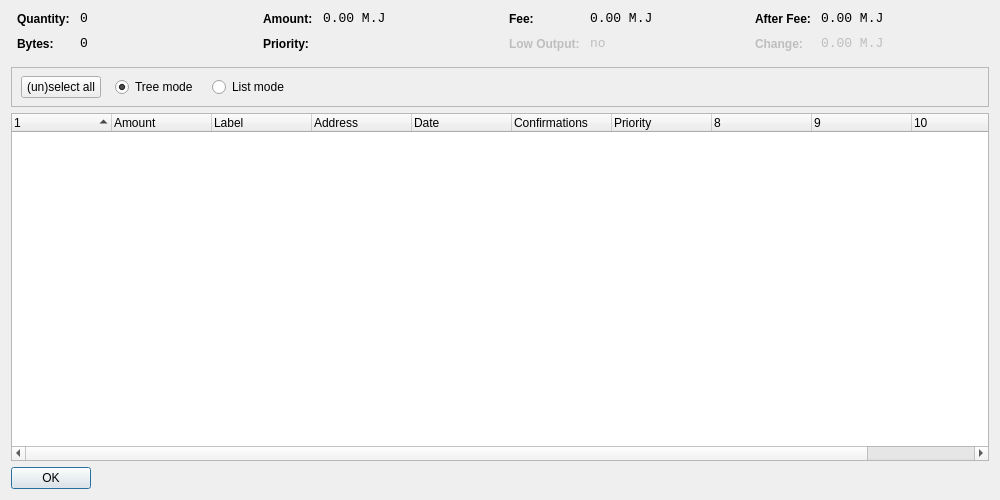
<?xml version="1.0" encoding="UTF-8"?>
<ui version="4.0">
 <class>CoinControlDialog</class>
 <widget class="QDialog" name="CoinControlDialog">
  <property name="geometry">
   <rect>
    <x>0</x>
    <y>0</y>
    <width>1000</width>
    <height>500</height>
   </rect>
  </property>
  <property name="windowTitle">
   <string>Coin Control</string>
  </property>
  <layout class="QVBoxLayout" name="verticalLayout">
   <item>
    <layout class="QHBoxLayout" name="horizontalLayoutTop" stretch="0,0,0,0">
     <property name="topMargin">
      <number>0</number>
     </property>
     <property name="bottomMargin">
      <number>10</number>
     </property>
     <item>
      <layout class="QFormLayout" name="formLayoutCoinControl1">
       <property name="horizontalSpacing">
        <number>10</number>
       </property>
       <property name="verticalSpacing">
        <number>10</number>
       </property>
       <property name="leftMargin">
        <number>6</number>
       </property>
       <property name="rightMargin">
        <number>6</number>
       </property>
       <item row="0" column="0">
        <widget class="QLabel" name="labelCoinControlQuantityText">
         <property name="styleSheet">
          <string notr="true">font-weight:bold;</string>
         </property>
         <property name="text">
          <string>Quantity:</string>
         </property>
        </widget>
       </item>
       <item row="0" column="1">
        <widget class="QLabel" name="labelCoinControlQuantity">
         <property name="font">
          <font>
           <family>Monospace</family>
           <pointsize>10</pointsize>
          </font>
         </property>
         <property name="cursor">
          <cursorShape>IBeamCursor</cursorShape>
         </property>
         <property name="contextMenuPolicy">
          <enum>Qt::ActionsContextMenu</enum>
         </property>
         <property name="text">
          <string notr="true">0</string>
         </property>
         <property name="textInteractionFlags">
          <set>Qt::LinksAccessibleByMouse|Qt::TextSelectableByKeyboard|Qt::TextSelectableByMouse</set>
         </property>
        </widget>
       </item>
       <item row="1" column="0">
        <widget class="QLabel" name="labelCoinControlBytesText">
         <property name="styleSheet">
          <string notr="true">font-weight:bold;</string>
         </property>
         <property name="text">
          <string>Bytes:</string>
         </property>
        </widget>
       </item>
       <item row="1" column="1">
        <widget class="QLabel" name="labelCoinControlBytes">
         <property name="font">
          <font>
           <family>Monospace</family>
           <pointsize>10</pointsize>
          </font>
         </property>
         <property name="cursor">
          <cursorShape>IBeamCursor</cursorShape>
         </property>
         <property name="contextMenuPolicy">
          <enum>Qt::ActionsContextMenu</enum>
         </property>
         <property name="text">
          <string notr="true">0</string>
         </property>
         <property name="textInteractionFlags">
          <set>Qt::LinksAccessibleByMouse|Qt::TextSelectableByKeyboard|Qt::TextSelectableByMouse</set>
         </property>
        </widget>
       </item>
      </layout>
     </item>
     <item>
      <layout class="QFormLayout" name="formLayoutCoinControl2">
       <property name="horizontalSpacing">
        <number>10</number>
       </property>
       <property name="verticalSpacing">
        <number>10</number>
       </property>
       <property name="leftMargin">
        <number>6</number>
       </property>
       <property name="rightMargin">
        <number>6</number>
       </property>
       <item row="0" column="0">
        <widget class="QLabel" name="labelCoinControlAmountText">
         <property name="styleSheet">
          <string notr="true">font-weight:bold;</string>
         </property>
         <property name="text">
          <string>Amount:</string>
         </property>
        </widget>
       </item>
       <item row="0" column="1">
        <widget class="QLabel" name="labelCoinControlAmount">
         <property name="font">
          <font>
           <family>Monospace</family>
           <pointsize>10</pointsize>
          </font>
         </property>
         <property name="cursor">
          <cursorShape>IBeamCursor</cursorShape>
         </property>
         <property name="contextMenuPolicy">
          <enum>Qt::ActionsContextMenu</enum>
         </property>
         <property name="text">
          <string notr="true">0.00 M.J</string>
         </property>
         <property name="textInteractionFlags">
          <set>Qt::LinksAccessibleByMouse|Qt::TextSelectableByKeyboard|Qt::TextSelectableByMouse</set>
         </property>
        </widget>
       </item>
       <item row="1" column="0">
        <widget class="QLabel" name="labelCoinControlPriorityText">
         <property name="styleSheet">
          <string notr="true">font-weight:bold;</string>
         </property>
         <property name="text">
          <string>Priority:</string>
         </property>
        </widget>
       </item>
       <item row="1" column="1">
        <widget class="QLabel" name="labelCoinControlPriority">
         <property name="font">
          <font>
           <family>Monospace</family>
           <pointsize>10</pointsize>
          </font>
         </property>
         <property name="cursor">
          <cursorShape>IBeamCursor</cursorShape>
         </property>
         <property name="contextMenuPolicy">
          <enum>Qt::ActionsContextMenu</enum>
         </property>
         <property name="text">
          <string/>
         </property>
         <property name="textInteractionFlags">
          <set>Qt::LinksAccessibleByMouse|Qt::TextSelectableByKeyboard|Qt::TextSelectableByMouse</set>
         </property>
        </widget>
       </item>
      </layout>
     </item>
     <item>
      <layout class="QFormLayout" name="formLayoutCoinControl3">
       <property name="horizontalSpacing">
        <number>10</number>
       </property>
       <property name="verticalSpacing">
        <number>10</number>
       </property>
       <property name="leftMargin">
        <number>6</number>
       </property>
       <property name="rightMargin">
        <number>6</number>
       </property>
       <item row="0" column="0">
        <widget class="QLabel" name="labelCoinControlFeeText">
         <property name="styleSheet">
          <string notr="true">font-weight:bold;</string>
         </property>
         <property name="text">
          <string>Fee:</string>
         </property>
        </widget>
       </item>
       <item row="0" column="1">
        <widget class="QLabel" name="labelCoinControlFee">
         <property name="font">
          <font>
           <family>Monospace</family>
           <pointsize>10</pointsize>
          </font>
         </property>
         <property name="cursor">
          <cursorShape>IBeamCursor</cursorShape>
         </property>
         <property name="contextMenuPolicy">
          <enum>Qt::ActionsContextMenu</enum>
         </property>
         <property name="text">
          <string notr="true">0.00 M.J</string>
         </property>
         <property name="textInteractionFlags">
          <set>Qt::LinksAccessibleByMouse|Qt::TextSelectableByKeyboard|Qt::TextSelectableByMouse</set>
         </property>
        </widget>
       </item>
       <item row="1" column="0">
        <widget class="QLabel" name="labelCoinControlLowOutputText">
         <property name="enabled">
          <bool>false</bool>
         </property>
         <property name="styleSheet">
          <string notr="true">font-weight:bold;</string>
         </property>
         <property name="text">
          <string>Low Output:</string>
         </property>
        </widget>
       </item>
       <item row="1" column="1">
        <widget class="QLabel" name="labelCoinControlLowOutput">
         <property name="enabled">
          <bool>false</bool>
         </property>
         <property name="font">
          <font>
           <family>Monospace</family>
           <pointsize>10</pointsize>
          </font>
         </property>
         <property name="cursor">
          <cursorShape>IBeamCursor</cursorShape>
         </property>
         <property name="contextMenuPolicy">
          <enum>Qt::ActionsContextMenu</enum>
         </property>
         <property name="text">
          <string notr="true">no</string>
         </property>
         <property name="textInteractionFlags">
          <set>Qt::LinksAccessibleByMouse|Qt::TextSelectableByKeyboard|Qt::TextSelectableByMouse</set>
         </property>
        </widget>
       </item>
      </layout>
     </item>
     <item>
      <layout class="QFormLayout" name="formLayoutCoinControl4">
       <property name="horizontalSpacing">
        <number>10</number>
       </property>
       <property name="verticalSpacing">
        <number>10</number>
       </property>
       <property name="leftMargin">
        <number>6</number>
       </property>
       <property name="rightMargin">
        <number>6</number>
       </property>
       <item row="0" column="0">
        <widget class="QLabel" name="labelCoinControlAfterFeeText">
         <property name="styleSheet">
          <string notr="true">font-weight:bold;</string>
         </property>
         <property name="text">
          <string>After Fee:</string>
         </property>
        </widget>
       </item>
       <item row="0" column="1">
        <widget class="QLabel" name="labelCoinControlAfterFee">
         <property name="font">
          <font>
           <family>Monospace</family>
           <pointsize>10</pointsize>
          </font>
         </property>
         <property name="cursor">
          <cursorShape>IBeamCursor</cursorShape>
         </property>
         <property name="contextMenuPolicy">
          <enum>Qt::ActionsContextMenu</enum>
         </property>
         <property name="text">
          <string notr="true">0.00 M.J</string>
         </property>
         <property name="textInteractionFlags">
          <set>Qt::LinksAccessibleByMouse|Qt::TextSelectableByKeyboard|Qt::TextSelectableByMouse</set>
         </property>
        </widget>
       </item>
       <item row="1" column="0">
        <widget class="QLabel" name="labelCoinControlChangeText">
         <property name="enabled">
          <bool>false</bool>
         </property>
         <property name="styleSheet">
          <string notr="true">font-weight:bold;</string>
         </property>
         <property name="text">
          <string>Change:</string>
         </property>
        </widget>
       </item>
       <item row="1" column="1">
        <widget class="QLabel" name="labelCoinControlChange">
         <property name="enabled">
          <bool>false</bool>
         </property>
         <property name="font">
          <font>
           <family>Monospace</family>
           <pointsize>10</pointsize>
          </font>
         </property>
         <property name="cursor">
          <cursorShape>IBeamCursor</cursorShape>
         </property>
         <property name="contextMenuPolicy">
          <enum>Qt::ActionsContextMenu</enum>
         </property>
         <property name="text">
          <string notr="true">0.00 M.J</string>
         </property>
         <property name="textInteractionFlags">
          <set>Qt::LinksAccessibleByMouse|Qt::TextSelectableByKeyboard|Qt::TextSelectableByMouse</set>
         </property>
        </widget>
       </item>
      </layout>
     </item>
    </layout>
   </item>
   <item>
    <widget class="QFrame" name="frame">
     <property name="minimumSize">
      <size>
       <width>0</width>
       <height>40</height>
      </size>
     </property>
     <property name="frameShape">
      <enum>QFrame::StyledPanel</enum>
     </property>
     <property name="frameShadow">
      <enum>QFrame::Sunken</enum>
     </property>
     <widget class="QWidget" name="horizontalLayoutWidget">
      <property name="geometry">
       <rect>
        <x>10</x>
        <y>0</y>
        <width>781</width>
        <height>41</height>
       </rect>
      </property>
      <layout class="QHBoxLayout" name="horizontalLayoutPanel" stretch="0,0,0,0,0">
       <property name="spacing">
        <number>14</number>
       </property>
       <item>
        <widget class="QPushButton" name="pushButtonSelectAll">
         <property name="sizePolicy">
          <sizepolicy hsizetype="Maximum" vsizetype="Fixed">
           <horstretch>0</horstretch>
           <verstretch>0</verstretch>
          </sizepolicy>
         </property>
         <property name="text">
          <string>(un)select all</string>
         </property>
        </widget>
       </item>
       <item>
        <widget class="QRadioButton" name="radioTreeMode">
         <property name="sizePolicy">
          <sizepolicy hsizetype="Maximum" vsizetype="Fixed">
           <horstretch>0</horstretch>
           <verstretch>0</verstretch>
          </sizepolicy>
         </property>
         <property name="text">
          <string>Tree mode</string>
         </property>
         <property name="checked">
          <bool>true</bool>
         </property>
        </widget>
       </item>
       <item>
        <widget class="QRadioButton" name="radioListMode">
         <property name="sizePolicy">
          <sizepolicy hsizetype="Maximum" vsizetype="Fixed">
           <horstretch>0</horstretch>
           <verstretch>0</verstretch>
          </sizepolicy>
         </property>
         <property name="text">
          <string>List mode</string>
         </property>
        </widget>
       </item>
       <item>
        <spacer name="horizontalSpacer">
         <property name="orientation">
          <enum>Qt::Horizontal</enum>
         </property>
         <property name="sizeHint" stdset="0">
          <size>
           <width>40</width>
           <height>20</height>
          </size>
         </property>
        </spacer>
       </item>
      </layout>
     </widget>
    </widget>
   </item>
   <item>
    <widget class="CoinControlTreeWidget" name="treeWidget">
     <property name="contextMenuPolicy">
      <enum>Qt::CustomContextMenu</enum>
     </property>
     <property name="sortingEnabled">
      <bool>false</bool>
     </property>
     <property name="columnCount">
      <number>11</number>
     </property>
     <attribute name="headerShowSortIndicator" stdset="0">
      <bool>true</bool>
     </attribute>
     <attribute name="headerStretchLastSection">
      <bool>false</bool>
     </attribute>
     <column>
      <property name="text">
       <string/>
      </property>
     </column>
     <column>
      <property name="text">
       <string>Amount</string>
      </property>
     </column>
     <column>
      <property name="text">
       <string>Label</string>
      </property>
     </column>
     <column>
      <property name="text">
       <string>Address</string>
      </property>
     </column>
     <column>
      <property name="text">
       <string>Date</string>
      </property>
     </column>
     <column>
      <property name="text">
       <string>Confirmations</string>
      </property>
      <property name="toolTip">
       <string>Confirmed</string>
      </property>
     </column>
     <column>
      <property name="text">
       <string>Priority</string>
      </property>
     </column>
     <column>
      <property name="text">
       <string/>
      </property>
     </column>
     <column>
      <property name="text">
       <string/>
      </property>
     </column>
     <column>
      <property name="text">
       <string/>
      </property>
     </column>
     <column>
      <property name="text">
       <string/>
      </property>
     </column>
    </widget>
   </item>
   <item>
    <widget class="QDialogButtonBox" name="buttonBox">
     <property name="sizePolicy">
      <sizepolicy hsizetype="Maximum" vsizetype="Fixed">
       <horstretch>0</horstretch>
       <verstretch>0</verstretch>
      </sizepolicy>
     </property>
     <property name="orientation">
      <enum>Qt::Horizontal</enum>
     </property>
     <property name="standardButtons">
      <set>QDialogButtonBox::Ok</set>
     </property>
    </widget>
   </item>
  </layout>
 </widget>
 <customwidgets>
  <customwidget>
   <class>CoinControlTreeWidget</class>
   <extends>QTreeWidget</extends>
   <header>coincontroltreewidget.h</header>
  </customwidget>
 </customwidgets>
 <resources/>
 <connections/>
</ui>
